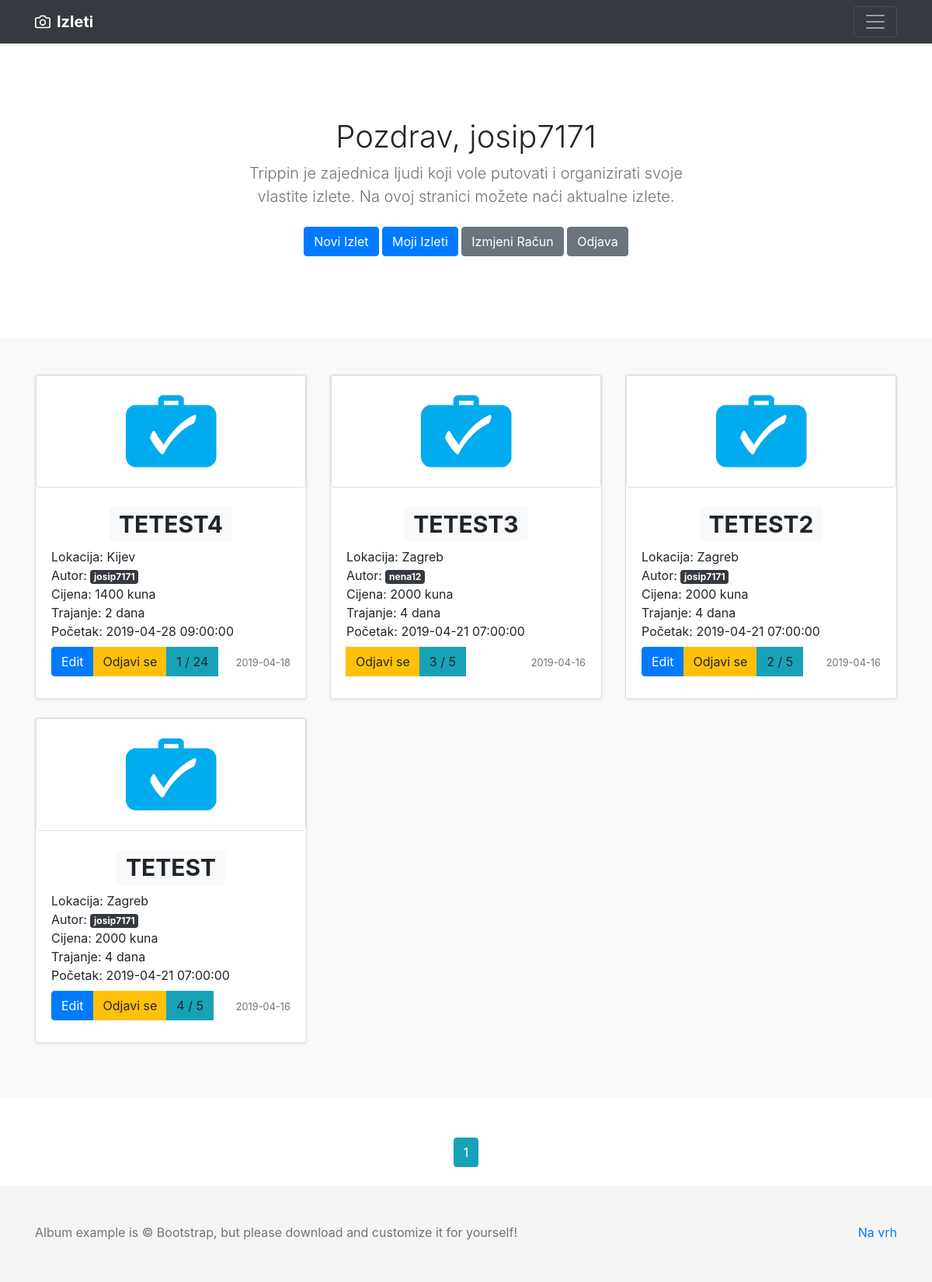
Screenshot of /home (signed in) with the database file from the repository.
### app/models.py (models this page shows, shortened)
class User(db.Model, UserMixin):
    id = db.Column(db.Integer, primary_key=True)
    first_name = db.Column(db.String(25), nullable=False)
    last_name = db.Column(db.String(25), nullable=False)
    full_name = db.Column(db.String(51), nullable=False)
    username = db.Column(db.String(20), unique=True, nullable=False)
    email = db.Column(db.String(50), unique=True, nullable=False)
    address = db.Column(db.String(60))
    country = db.Column(db.String(30))
    phone_number = db.Column(db.String(25))
    gender = db.Column(db.Enum('male', 'female'), nullable=False)
    birth_date = db.Column(db.Date)
    about_me = db.Column(db.String(120))
    date_joined = db.Column(db.DateTime, nullable=False, default=datetime.utcnow)
    active = db.Column(db.Enum('yes', 'no'), default='yes')
    image_file = db.Column(db.String(20), nullable=False, default='default.jpg')
    password = db.Column(db.String(60), nullable=False)
    trips = db.relationship('Trip', backref='author', lazy=True)
    trips_joined = db.relationship('Trip', secondary=user_identifier, lazy='subquery',
                                   backref=db.backref('users', lazy=True))

class Trip(db.Model):
    id = db.Column(db.Integer, primary_key=True)
    name = db.Column(db.String(50), unique=True, nullable=False)
    location = db.Column(db.String(100), nullable=False)
    user_id = db.Column(db.Integer, db.ForeignKey('user.id'), nullable=False)
    date_created = db.Column(db.DateTime, nullable=False, default=datetime.utcnow)
    price = db.Column(db.Integer, nullable=False)
    people_number = db.Column(db.Integer, nullable=False)
    starting_at = db.Column(db.DateTime, nullable=False)
    transport_type = db.Column(db.String(30), nullable=False)
    trip_duration = db.Column(db.Integer, nullable=False)
    details = db.Column(db.Text, nullable=False)
    image_file = db.Column(db.String(20), nullable=False, default='trip_default.jpg')

### app/main/routes.py (the view)
@main.route('/')
@main.route('/home')
def home():
    page = request.args.get('page', 1, type=int)
    trips = Trip.query.order_by(Trip.date_created.desc()).paginate(page=page, per_page=5)
    trips2 = Trip.query.all()
    mydict = {}
    for i in range(len(trips2), 0, -1):
        users = User.query.filter(User.trips_joined.any(id=i)).all()
        mydict[i] = [x.username for x in users]
    return render_template('home.html', trips=trips, mydict=mydict, dict_length=len(mydict))

### app/models.py (called while the page is built)
@login_manager.user_loader
def load_user(user_id):
    return User.query.get(int(user_id))

### app/templates/home.html (shortened to what this page needs)
{% extends "layout.html" %}
{% block content %}
    {% set iterated = {'i': False} %}
    {% set count = namespace(a=0) %}
    {% set count2 = namespace(a=dict_length) %}
    {% set checker = namespace(a=0) %}
    {%  set users_joined = {} %}
    <section class="jumbotron text-center">
            <div class="container">
              {% if current_user.is_authenticated %}
                 <h1 class="jumbotron-heading">Pozdrav, {{ current_user.username }}</h1>
              {% else %}
                 <h1 class="jumbotron-heading">Pozdrav, Goste</h1>
              {% endif %}
              <p class="lead text-muted">Trippin je zajednica ljudi koji vole putovati i organizirati svoje vlastite izlete. Na ovoj stranici možete naći aktualne izlete.</p>
              {% if current_user.is_authenticated %}
              <p>
                  <a href="{{ url_for('trips.new_trip') }}" class="btn btn-primary my-2">Novi Izlet</a>
                  <a href="{{ url_for('users.user_trips', id=current_user.id) }}" class="btn btn-primary my-2">Moji Izleti</a>
                  <a href="{{ url_for('users.account') }}" class="btn btn-secondary my-2">Izmjeni Račun</a>
                  <a href="{{ url_for('users.logout') }}" class="btn btn-secondary my-2">Odjava</a>
              </p>
              {% else %}
              <p>
                <a href="{{ url_for('users.login') }}" class="btn btn-primary my-2">Login</a>
                <a href="{{ url_for('users.register') }}" class="btn btn-secondary my-2">Register</a>
              </p>
              {% endif %}
            </div>
          </section>
    <main role="main">
       <div class="album py-5 bg-light">
          <div class="container">
            <div class="row">
    {% for trip in trips.items %}
    {%  if trips.page == 0 %}
        {% set checker = namespace(a=0) %}
    {% else %}
        {% set checker = namespace(a=1) %}
    {% endif %}
                <div class="col-md-4">
                  <div class="card mb-4 shadow-sm">
                    <img alt="" src="{{ url_for('static', filename='trip_pics/' + trip.image_file) }}"
                        class="img-fluid img-thumbnail" width="100%">
                    <div class="card-body">
                        <div class="card-text row justify-content-md-center">
                            <h1>
                            <a href="{{ url_for('trips.show_trip', trip_id=trip.id) }}"
                               class="badge badge-light">
                                {{ trip.name }}
                            </a>
                        </h1>
                        </div>
                      <div class="card-text">
                          Lokacija: {{ trip.location }}
                      </div>
                      <div class="card-text">
                          Autor:
                          <a href="{{ url_for('users.user_trips', id=trip.author.id) }}" class="badge badge-dark">
                            {{ trip.author.username }}
                          </a>
                      </div>
                      <div class="card-text">
                          Cijena: {{ trip.price }} kuna
                      </div>
                      <div class="card-text">
                          Trajanje: {{ trip.trip_duration }} dana
                      </div>
                      <div class="card-text">
                          Početak: {{ trip.starting_at }}
                      </div>
                      <div class="d-flex justify-content-between align-items-center card-text ">
                        <div class="btn-group">
                            {% if current_user.is_authenticated %}
                                {% if current_user.username == trip.author.username %}
                                    <a href="{{ url_for('trips.show_trip', trip_id=trip.id) }}" class="btn btn-primary my-2">Edit</a><br>
                                {% endif %}
                                {% set iterated = {'i': False} %}
                                {% if not iterated.i %}
                                    <a href="{{ url_for('users.add_traveler', trip_id=trip.id) }}" class="btn btn-primary my-2">Prijavi se</a>
                                {% elif  iterated.i %}
                                    <a href="{{ url_for('users.remove_traveler', trip_id=trip.id) }}" class="btn btn-warning my-2">Odjavi se</a>
                                {% endif %}
                            {% else %}
                                <a href="{{ url_for('users.login') }}" class="btn btn-primary my-2">Login</a>
                            {% endif %}
                            {% set count = namespace(a=0) %}
                            {% for user_joined in trip.users %}
                                {% set count.a = count.a + 1 %}
                            {% endfor %}
                            <a id="myBtn" class="btn btn-info my-2" onclick="test1({{ count2.a - checker.a - ((trips.page - 1) * 5) }}, {{ mydict }})" role="button">{{ count.a }} / {{ trip.people_number }}</a>
                        </div>
                        <div class="card-text">
                            <small class="text-muted">{{ trip.date_created.strftime('%Y-%m-%d') }}</small>
                        </div>
                      </div>
                    </div>
                  </div>
                </div>
        {% set count2.a = count2.a - 1 %}
    {% endfor %}
            </div>
          </div>
       </div>
    </main>
    <div class="container">
        <div class="row justify-content-md-center" style="margin-top: 50px;">
            <div class="col-md-auto">
                {% for page_num in trips.iter_pages(left_edge=1, right_edge=1, left_current=1, right_current=2) %}
                    {% if page_num %}
                        {% if trips.page == page_num %}
                            <a class="btn btn-info mb-4" href="{{ url_for('main.home', page=page_num) }}">{{ page_num }}</a>
                        {% else %}
                            <a class="btn btn-outline-info mb-4" href="{{ url_for('main.home', page=page_num) }}">{{ page_num }}</a>
                        {% endif %}
                    {% else %}
                    ...
                    {% endif %}
                {% endfor %}
            </div>
        </div>
    </div>
{% endblock content %}

### app/templates/layout.html (style rules this page uses)
.jumbotron { padding-top: 3rem; padding-bottom: 3rem; margin-bottom: 0; background-color: #fff; }
@media (min-width: 768px) { .jumbotron { padding-top: 6rem; padding-bottom: 6rem; } }
.jumbotron p:last-child { margin-bottom: 0; }
.jumbotron-heading { font-weight: 300; }
.jumbotron .container { max-width: 40rem; }

### rows the page displays
User: username "josip7171"
Trip: image_file (placeholder picture), name "TETEST4", location "Kijev", author.username "josip7171", price "1400", trip_duration "2", starting_at "2019-04-28 09:00:00", a "1", people_number "24", date_created "2019-04-18"
Trip: image_file (placeholder picture), name "TETEST3", location "Zagreb", author.username "nena12", price "2000", trip_duration "4", starting_at "2019-04-21 07:00:00", a "3", people_number "5", date_created "2019-04-16"
Trip: image_file (placeholder picture), name "TETEST2", location "Zagreb", author.username "josip7171", price "2000", trip_duration "4", starting_at "2019-04-21 07:00:00", a "2", people_number "5", date_created "2019-04-16"
Trip: image_file (placeholder picture), name "TETEST", location "Zagreb", author.username "josip7171", price "2000", trip_duration "4", starting_at "2019-04-21 07:00:00", a "4", people_number "5", date_created "2019-04-16"

### other values shown
{{ page_num }} "1"
